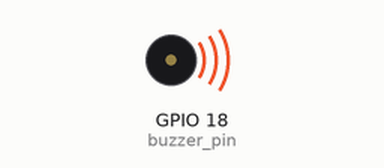
Recording of a program running on a simulated Raspberry Pi (BCM pin numbers). On the bench: buzzer (waves = sounding, pin HIGH). At 0.5 s the program stops and its outputs stay as they are.

Above: at 0.1 s.
At 0.6 s:
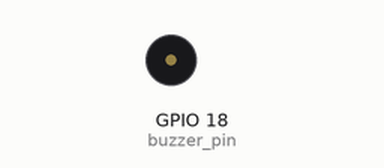
Timing chart, 0 to 2.0 s (numbered marks = the images above):
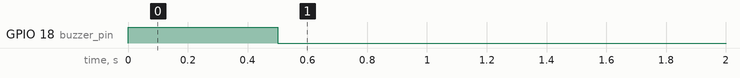

Measured:
- by itself, GPIO 18 (buzzer_pin): LOW → HIGH at 0.00 s, → LOW 0.50 s later

The program:

buzzer.py
```python
import RPi.GPIO as GPIO
import time
# Mendefinisikan pin buzzer pada GPIO18
buzzer_pin = 18
# Mengatur mode GPIO menjadi GPIO.BCM
GPIO.setmode(GPIO.BCM)
# Mengatur mode pin buzzer menjadi output
GPIO.setup(buzzer_pin, GPIO.OUT)

# Mengaktifkan pin buzzer sehingga buzzer mengeluarkan suara
GPIO.output(buzzer_pin, GPIO.HIGH)
# Menunggu selama 0.5 detik
time.sleep(0.5)
# Mematikan pin buzzer
GPIO.output(buzzer_pin, GPIO.LOW)

GPIO.cleanup()
```
